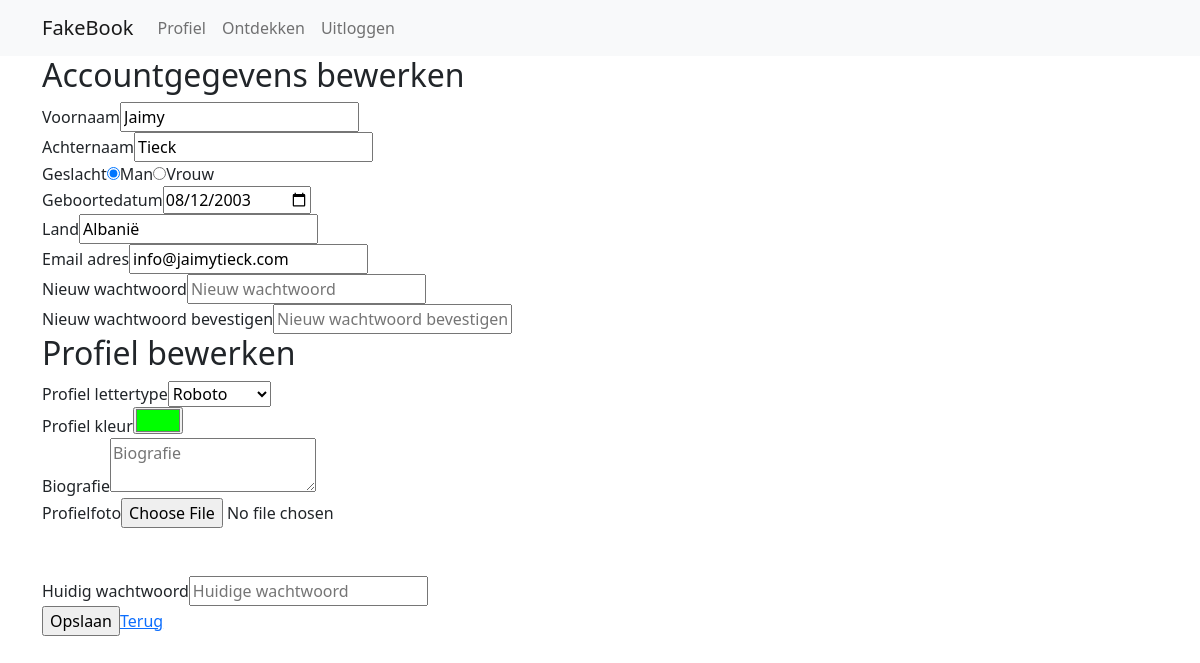
/index.php?page=6 (signed in), run on the app's committed database.
### tables this page shows
CREATE TABLE `user` (
  `id` int(11) NOT NULL,
  `email` varchar(250) DEFAULT NULL,
  `password` text DEFAULT NULL,
  `firstName` varchar(100) DEFAULT NULL,
  `lastName` varchar(100) DEFAULT NULL,
  `country` varchar(100) DEFAULT NULL,
  `profilePicUrl` varchar(500) DEFAULT NULL,
  `biography` text DEFAULT NULL,
  `birthdate` date DEFAULT NULL,
  `gender` int(11) DEFAULT NULL,
  `profileFont` varchar(100) DEFAULT NULL,
  `profileColor` varchar(100) DEFAULT NULL
);

### content/content_editprofile.php (the view, shortened to what this page needs)
<?php
$showForm = true;
$errors = array();
if($_SERVER["REQUEST_METHOD"] == "POST"){
    $firstname = $_POST["firstname"];
    $lastname = $_POST["lastname"];
    $gender = $_POST["gender"];
    $birthdate = $_POST["birthdate"];
    $country = $_POST["country"];
    $email = $_POST["email"];
    $profileFont = $_POST["profileFont"];
    $profileColor = $_POST["profileColor"];
    $biography = $_POST["biography"];
    $newpassword = $_POST["newpassword"];
    $newpassword2 = $_POST["newpassword2"];
    $password = $_POST["password"];
    if(strlen($newpassword) > 0){
        if(strlen($newpassword) < 8){
            array_push($errors, "Je nieuwe wachtwoord moet minimaal 8 tekens zijn.");
        } else {
            if($newpassword != $newpassword2){
                array_push($errors, "Je nieuwe wachtwoord komt niet overeen.");
            }
        }
    }
    if(!count($errors) > 0){
        $sql = "SELECT password FROM user WHERE id=".$_SESSION["userId"];
        if($result = $db->prepare($sql)){
            $result->execute();
            if($result->rowCount() == 1){
                $result = $result->fetchAll(PDO::FETCH_ASSOC);
                if(password_verify($password, $result[0]["password"])){
                    $succes = true;
                    if(strlen($newpassword) > 0){
                        if($password != $newpassword){
                            $sql = "UPDATE user SET password='".password_hash($newpassword, PASSWORD_DEFAULT)."' WHERE id=".$_SESSION["userId"];
                            if($update = $db->prepare($sql)){
                                if(!$update->execute()){
                                    $succes = false;
                                }
                            } else {
                                $succes = false;
                            }
                        }
                    }
                    $sql = "UPDATE user SET firstname='".$firstname."',
                    lastname='".$lastname."',
                    gender='".$gender."',
                    birthdate='".$birthdate."',
                    country='".$country."',
                    email='".$email."',
                    profileFont='".$profileFont."',
                    profileColor='".$profileColor."',
                    biography='".$biography."'
                    WHERE id='".$_SESSION["userId"]."'";
                    if($update2 = $db->prepare($sql)){
                        if(!$update2->execute()){
                            $succes = false;
                        }
                    } else {
                        $succes = false;
                    }
                    $uploaddir = 'uploads/';
                    $uploadfile = $uploaddir . basename($_FILES['profilePicture']['name']);
                    $allowed = array('png', 'jpg');
                    $filename = $_FILES['profilePicture']['name'];
                    $ext = pathinfo($filename, PATHINFO_EXTENSION);
                    if (!in_array($ext, $allowed)) {
                        array_push($errors, "Ongeldig bestandstype.");
                    } else {
                        if (move_uploaded_file($_FILES['profilePicture']['tmp_name'], $uploadfile)) {
                            $sql = "UPDATE user SET profilePicUrl='".$filename."' WHERE id=".$_SESSION["userId"];
                            if($update = $db->prepare($sql)){
                                if(!$update->execute()){
                                    $succes = false;
                                }
                            } else {
                                $succes = false;
                            }
                        } else {
                            $succes = false;
                        }
                    }
                    if($succes = true){
                        $returnMessage = "Je wijzigingen zijn opgeslagen!";
                    } else {
                        $returnMessage = "Je wijzigingen konden niet worden opgeslagen.";
                    }
                } else {
                    array_push($errors, "Je wachtwoord is incorrect.");
                }
            } else {
                array_push($errors, "Je gegevens konden niet worden opgehaald (1)");
            }
        } else {
            array_push($errors, "Je gegevens konden niet worden opgehaald (2)");
        }
    }
} else {
    $firstname = "";
    $lastname = "";
    $gender = "";
    $birthdate = "";
    $country = "";
    $email = "";
    $profileFont = "";
    $profileColor = "";
    $biography = "";
    $sql = "SELECT firstname, lastname, gender, birthdate, country, email, profileFont, profileColor, biography FROM user WHERE id=".$_SESSION["userId"]." LIMIT 1";
    if($result = $db->prepare($sql)){
        $result->execute();
        if($result->rowCount() > 0){
            $result = $result->fetchAll(PDO::FETCH_ASSOC);
            $result = $result[0];
            $firstname = $result["firstname"];
            $lastname = $result["lastname"];
            $gender = $result["gender"];
            $birthdate = $result["birthdate"];
            $country = $result["country"];
            $email = $result["email"];
            $profileFont = $result["profileFont"];
            $profileColor = $result["profileColor"];
            $biography = $result["biography"];
        }
    }
}
if($showForm){
    echo "<form method=\"POST\" enctype=\"multipart/form-data\">";
        echo "<h2>Accountgegevens bewerken</h2>";
        echo "<div class=\"form-input\">";
            echo "<label>Voornaam</label>";
            echo "<input type=\"text\" name=\"firstname\" value=\"".$firstname."\" placeholder=\"Voornaam\" required>";
        echo "</div>";
        echo "<div class=\"form-input\">";
            echo "<label>Achternaam</label>";
            echo "<input type=\"text\" name=\"lastname\" value=\"".$lastname."\" placeholder=\"Achternaam\" required>";
        echo "</div>";
        echo "<div class=\"form-input\">";
            echo "<label>Geslacht</label>";
            $genderOptions = array("Man", "Vrouw");
            for($i = 0; $i < count($genderOptions); $i++){
                if($gender == $i){
                    echo "<input type=\"radio\" name=\"gender\" id=\"gender_".$i."\" value=\"".$i."\" checked required>";
                } else {
                    echo "<input type=\"radio\" name=\"gender\" id=\"gender_".$i."\" value=\"".$i."\" required>";
                }
                echo "<label for=\"gender_".$i."\">".$genderOptions[$i]."</label>";
            }
        echo "</div>";
        echo "<div class=\"form-input\">";
            echo "<label>Geboortedatum</label>";
            echo "<input type=\"date\" name=\"birthdate\" value=\"".$birthdate."\" placeholder=\"Geboortedatum\" required>";
        echo "</div>";
        echo "<div class=\"form-input\">";
            echo "<label>Land</label>";
            echo "<input type=\"text\" name=\"country\" value=\"".$country."\" placeholder=\"Land\" required>";
        echo "</div>";
        echo "<div class=\"form-input\">";
            echo "<label>Email adres</label>";
            echo "<input type=\"email\" name=\"email\" value=\"".$email."\" placeholder=\"Email adres\" required>";
        echo "</div>";
        echo "<div class=\"form-input\">";
            echo "<label>Nieuw wachtwoord</label>";
            echo "<input type=\"password\" name=\"newpassword\" placeholder=\"Nieuw wachtwoord\">";
        echo "</div>";
        echo "<div class=\"form-input\">";
            echo "<label>Nieuw wachtwoord bevestigen</label>";
            echo "<input type=\"password\" name=\"newpassword2\" placeholder=\"Nieuw wachtwoord bevestigen\">";
        echo "</div>";
        echo "<h2>Profiel bewerken</h2>";
        echo "<div class=\"form-input\">";
            $fontOptions = array("Roboto", "Lato", "Open Sans", "Poppins");
            echo "<label>Profiel lettertype</label>";
            echo "<select name=\"profileFont\" placeholder=\"Profiel lettertype\" required>";
                for($i = 0; $i < count($fontOptions); $i++){
                    if(strtolower($profileFont) == strtolower($fontOptions[$i]))
                        echo "<option value=\"".$fontOptions[$i]."\" selected>".$fontOptions[$i]."</option>";
                    else
                        echo "<option value=\"".$fontOptions[$i]."\">".$fontOptions[$i]."</option>";
                }
            echo "</select>";
        echo "</div>";
        echo "<div class=\"form-input\">";
            echo "<label>Profiel kleur</label>";
            echo "<input type=\"color\" value=\"".$profileColor."\" name=\"profileColor\" placeholder=\"Profiel kleur\" required>";
        echo "</div>";
        echo "<div class=\"form-input\">";
            echo "<label>Biografie</label>";
            echo "<textarea placeholder=\"Biografie\" name=\"biography\">".$biography."</textarea>";
        echo "</div>";
        echo "<div class=\"form-input\">";
            echo "<label>Profielfoto</label>";
            echo "<input type=\"file\" name=\"profilePicture\">";
        echo "</div>";
        echo "<br><br>";
        echo "<div class=\"form-input\">";
            echo "<label>Huidig wachtwoord</label>";
            echo "<input type=\"password\" name=\"password\" placeholder=\"Huidige wachtwoord\" required>";
        echo "</div>";
        echo "<div class=\"form-input\">";
            echo "<input name=\"submit\" type=\"submit\" value=\"Opslaan\" class=\"buton\">";
            echo "<a href=\"index.php?profileId=".$_SESSION["userId"]."\" class=\"buton\">Terug</a>";
        echo "</div>";
    echo "</form>";
}

### data on the page
user: firstname "Jaimy", lastname "Tieck", birthdate "08/12/2003", country "Albanië", email "info@jaimytieck.com", profileFont "Roboto", profileColor "#00ff00"

### other printed values
$genderOptions[$i] "Man"
$genderOptions[$i] "Vrouw"
